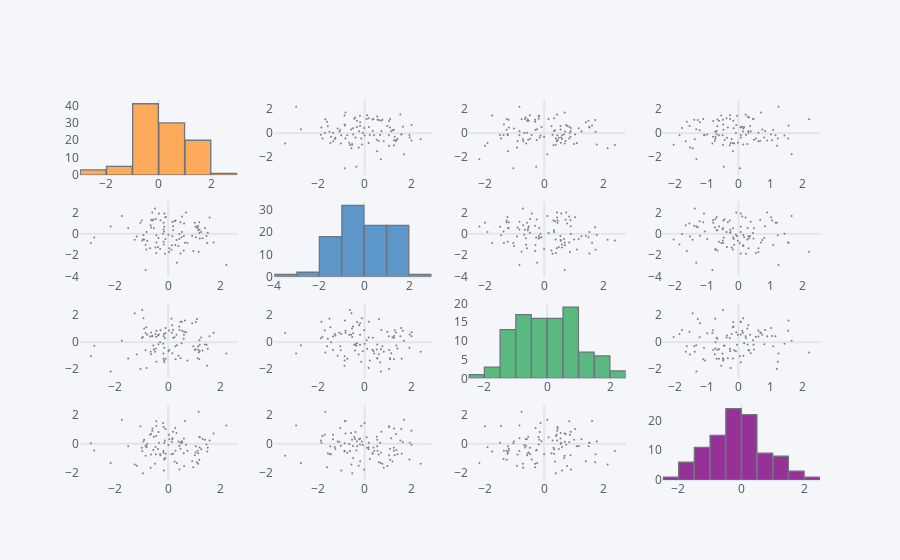

Here is the notebook cell this chart was saved with:
### Code cell
df.scatter_matrix()#need all column numerical
